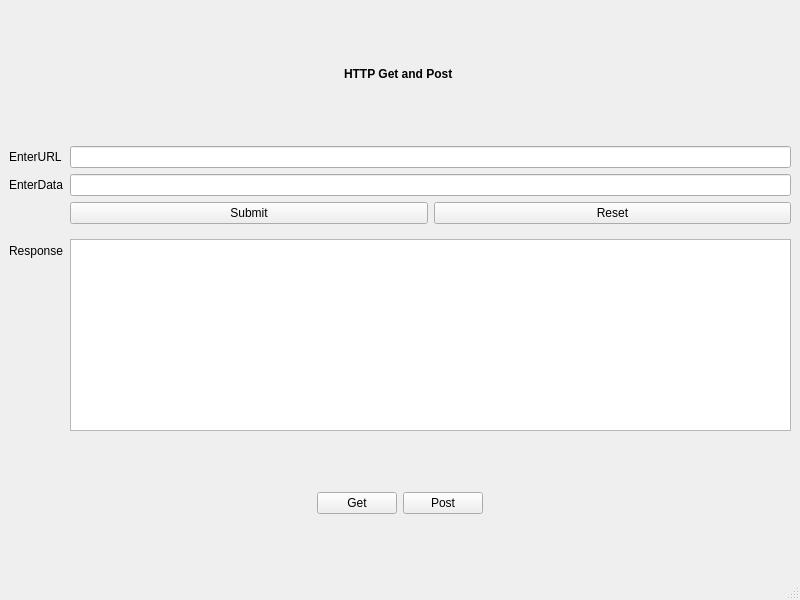
<?xml version="1.0" encoding="UTF-8"?>
<ui version="4.0">
 <class>MainWindow</class>
 <widget class="QMainWindow" name="MainWindow">
  <property name="geometry">
   <rect>
    <x>0</x>
    <y>0</y>
    <width>800</width>
    <height>600</height>
   </rect>
  </property>
  <property name="windowTitle">
   <string>MainWindow</string>
  </property>
  <widget class="QWidget" name="centralwidget">
   <layout class="QVBoxLayout" name="verticalLayout">
    <item>
     <spacer name="verticalSpacer">
      <property name="orientation">
       <enum>Qt::Orientation::Vertical</enum>
      </property>
      <property name="sizeHint" stdset="0">
       <size>
        <width>20</width>
        <height>31</height>
       </size>
      </property>
     </spacer>
    </item>
    <item>
     <layout class="QHBoxLayout" name="horizontalLayout">
      <item>
       <spacer name="horizontalSpacer">
        <property name="orientation">
         <enum>Qt::Orientation::Horizontal</enum>
        </property>
        <property name="sizeHint" stdset="0">
         <size>
          <width>40</width>
          <height>20</height>
         </size>
        </property>
       </spacer>
      </item>
      <item>
       <widget class="QLabel" name="label">
        <property name="text">
         <string>&lt;b&gt;HTTP Get and Post &lt;/b&gt;</string>
        </property>
       </widget>
      </item>
      <item>
       <spacer name="horizontalSpacer_2">
        <property name="orientation">
         <enum>Qt::Orientation::Horizontal</enum>
        </property>
        <property name="sizeHint" stdset="0">
         <size>
          <width>40</width>
          <height>20</height>
         </size>
        </property>
       </spacer>
      </item>
     </layout>
    </item>
    <item>
     <spacer name="verticalSpacer_3">
      <property name="orientation">
       <enum>Qt::Orientation::Vertical</enum>
      </property>
      <property name="sizeHint" stdset="0">
       <size>
        <width>20</width>
        <height>40</height>
       </size>
      </property>
     </spacer>
    </item>
    <item>
     <layout class="QFormLayout" name="formLayout">
      <item row="0" column="0">
       <widget class="QLabel" name="urlLabel">
        <property name="text">
         <string>EnterURL</string>
        </property>
       </widget>
      </item>
      <item row="0" column="1">
       <widget class="QLineEdit" name="urlLine"/>
      </item>
      <item row="1" column="0">
       <widget class="QLabel" name="dataLabel">
        <property name="text">
         <string>EnterData</string>
        </property>
       </widget>
      </item>
      <item row="1" column="1">
       <widget class="QLineEdit" name="dataLine"/>
      </item>
      <item row="2" column="1">
       <layout class="QHBoxLayout" name="horizontalLayout_2">
        <item>
         <widget class="QPushButton" name="submitButton">
          <property name="text">
           <string>Submit</string>
          </property>
         </widget>
        </item>
        <item>
         <widget class="QPushButton" name="resetButton">
          <property name="text">
           <string>Reset</string>
          </property>
         </widget>
        </item>
       </layout>
      </item>
      <item row="4" column="0">
       <widget class="QLabel" name="responseTitleLabel">
        <property name="text">
         <string>Response</string>
        </property>
       </widget>
      </item>
      <item row="3" column="0">
       <widget class="Line" name="line">
        <property name="orientation">
         <enum>Qt::Orientation::Horizontal</enum>
        </property>
       </widget>
      </item>
      <item row="4" column="1">
       <widget class="QTextBrowser" name="textBrowser"/>
      </item>
     </layout>
    </item>
    <item>
     <spacer name="verticalSpacer_4">
      <property name="orientation">
       <enum>Qt::Orientation::Vertical</enum>
      </property>
      <property name="sizeHint" stdset="0">
       <size>
        <width>20</width>
        <height>40</height>
       </size>
      </property>
     </spacer>
    </item>
    <item>
     <layout class="QHBoxLayout" name="horizontalLayout_6">
      <item>
       <spacer name="horizontalSpacer_3">
        <property name="orientation">
         <enum>Qt::Orientation::Horizontal</enum>
        </property>
        <property name="sizeHint" stdset="0">
         <size>
          <width>40</width>
          <height>20</height>
         </size>
        </property>
       </spacer>
      </item>
      <item>
       <widget class="QPushButton" name="getButton">
        <property name="text">
         <string>Get</string>
        </property>
       </widget>
      </item>
      <item>
       <widget class="QPushButton" name="postButton">
        <property name="text">
         <string>Post</string>
        </property>
       </widget>
      </item>
      <item>
       <spacer name="horizontalSpacer_4">
        <property name="orientation">
         <enum>Qt::Orientation::Horizontal</enum>
        </property>
        <property name="sizeHint" stdset="0">
         <size>
          <width>40</width>
          <height>20</height>
         </size>
        </property>
       </spacer>
      </item>
     </layout>
    </item>
    <item>
     <spacer name="verticalSpacer_2">
      <property name="orientation">
       <enum>Qt::Orientation::Vertical</enum>
      </property>
      <property name="sizeHint" stdset="0">
       <size>
        <width>20</width>
        <height>31</height>
       </size>
      </property>
     </spacer>
    </item>
   </layout>
  </widget>
  <widget class="QMenuBar" name="menubar">
   <property name="geometry">
    <rect>
     <x>0</x>
     <y>0</y>
     <width>800</width>
     <height>25</height>
    </rect>
   </property>
  </widget>
  <widget class="QStatusBar" name="statusbar"/>
 </widget>
 <resources/>
 <connections/>
</ui>
